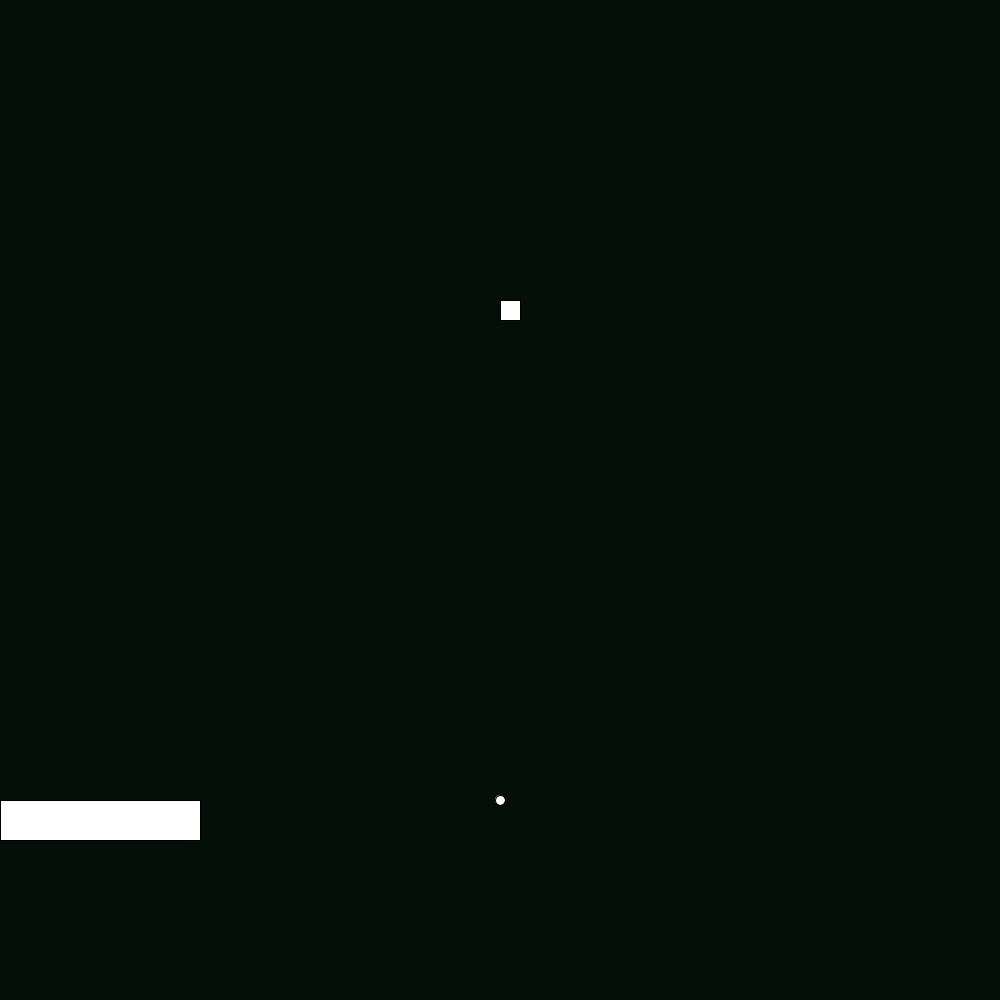
Frame 1 (no input)
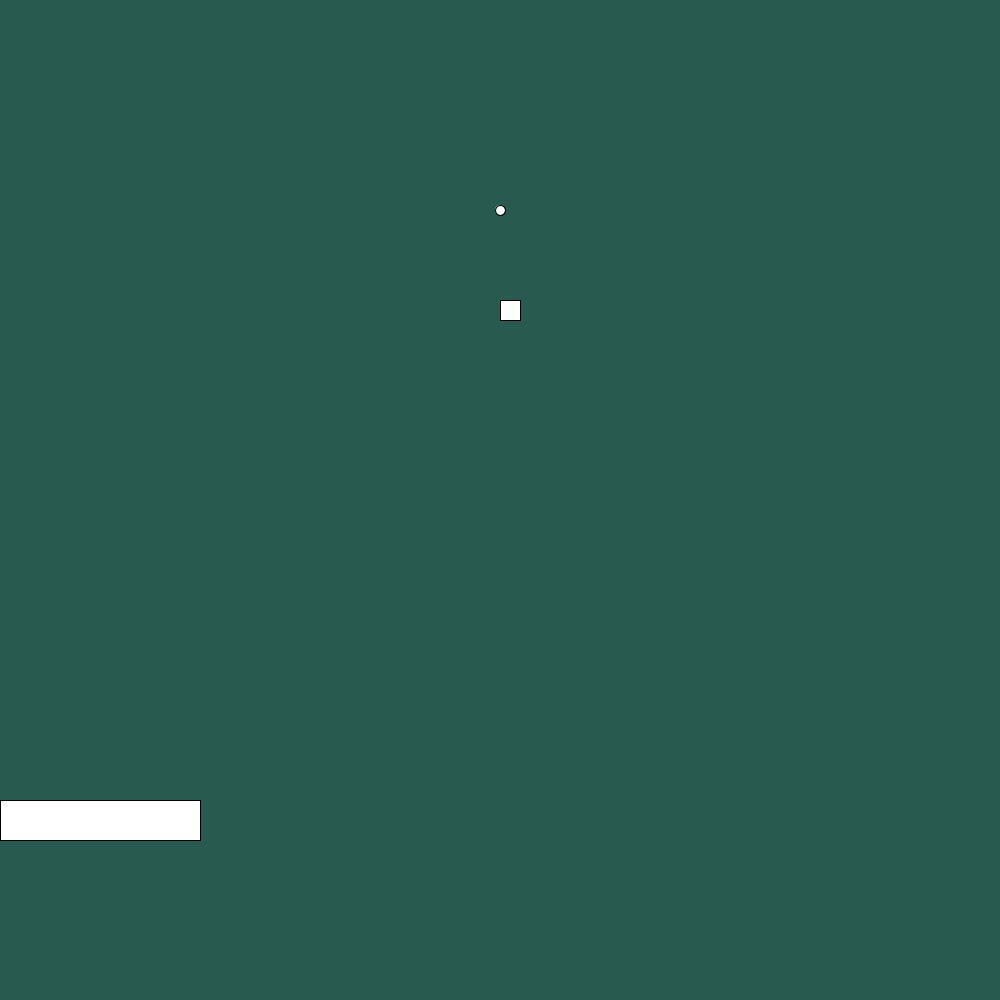
Frame 60 (the mouse pressed at the canvas centre just before this capture)
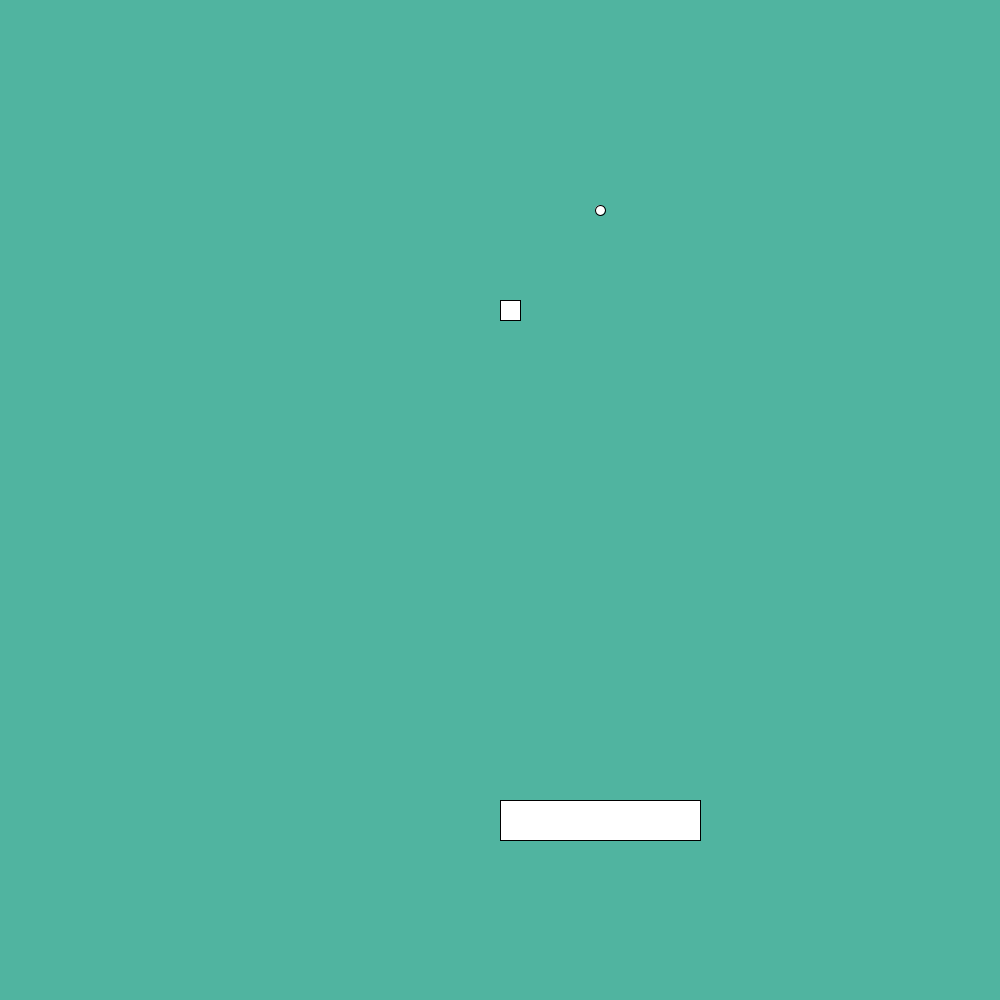
Frame 120 (the mouse held since frame 60 and released just before this capture)

The Processing sketch that drew these frames (run headless with seeded random() and noise(); from frame 60 on, the mouse is pressed at the canvas centre):

// Processing sketch: pong
// ── pong.pde
int bx=500;
int by=800;
int ax=500;
int ay=300;
int q;
int r;
int w;

void setup()
{
  size(1000,1000);
  noCursor();
}
void draw()
{
  q=q+10;
  r=r+5;
  w=w+15;
  if(q>255)
  q=0;
  if(r>255)
  r=0;
  if(w>255)
  w=0;
 background(0+r,0+w,0+q);
  rect(mouseX,800,200,40);
  ellipse(bx,by,10,10);
  rect(ax,ay,20,20);
  by=by-10;
  if(bx>ax && bx<ax+20 && by>ay && by<ay+20)
  {
  ax= (int) random(900);
  ay= (int) random(500);
  }
  
 
}


void mousePressed()
{
  bx=mouseX+100;
  by=800;
  }
